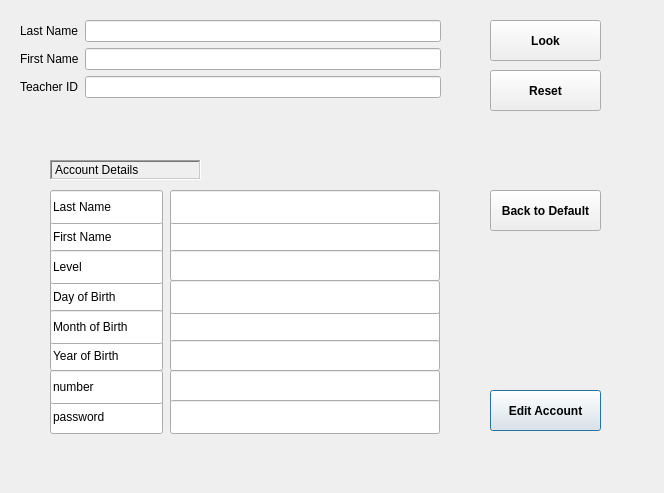
<?xml version="1.0" encoding="UTF-8"?>
<ui version="4.0">
 <class>DialogTeacherEdit</class>
 <widget class="QDialog" name="DialogTeacherEdit">
  <property name="geometry">
   <rect>
    <x>0</x>
    <y>0</y>
    <width>664</width>
    <height>493</height>
   </rect>
  </property>
  <property name="windowTitle">
   <string>Dialog</string>
  </property>
  <widget class="QPushButton" name="btnEdit">
   <property name="geometry">
    <rect>
     <x>490</x>
     <y>390</y>
     <width>111</width>
     <height>41</height>
    </rect>
   </property>
   <property name="font">
    <font>
     <bold>true</bold>
    </font>
   </property>
   <property name="cursor">
    <cursorShape>PointingHandCursor</cursorShape>
   </property>
   <property name="text">
    <string>Edit Account</string>
   </property>
  </widget>
  <widget class="QPushButton" name="btnLook">
   <property name="geometry">
    <rect>
     <x>490</x>
     <y>20</y>
     <width>111</width>
     <height>41</height>
    </rect>
   </property>
   <property name="font">
    <font>
     <bold>true</bold>
    </font>
   </property>
   <property name="cursor">
    <cursorShape>PointingHandCursor</cursorShape>
   </property>
   <property name="text">
    <string>Look</string>
   </property>
  </widget>
  <widget class="QLineEdit" name="Fname">
   <property name="geometry">
    <rect>
     <x>170</x>
     <y>220</y>
     <width>270</width>
     <height>34</height>
    </rect>
   </property>
   <property name="text">
    <string/>
   </property>
  </widget>
  <widget class="QLabel" name="label_4">
   <property name="geometry">
    <rect>
     <x>50</x>
     <y>160</y>
     <width>151</width>
     <height>20</height>
    </rect>
   </property>
   <property name="frameShape">
    <enum>QFrame::WinPanel</enum>
   </property>
   <property name="frameShadow">
    <enum>QFrame::Sunken</enum>
   </property>
   <property name="text">
    <string>Account Details</string>
   </property>
  </widget>
  <widget class="QLineEdit" name="lineEdit_4">
   <property name="geometry">
    <rect>
     <x>50</x>
     <y>280</y>
     <width>113</width>
     <height>34</height>
    </rect>
   </property>
   <property name="text">
    <string>Day of Birth</string>
   </property>
   <property name="readOnly">
    <bool>true</bool>
   </property>
  </widget>
  <widget class="QLineEdit" name="month">
   <property name="geometry">
    <rect>
     <x>170</x>
     <y>310</y>
     <width>270</width>
     <height>34</height>
    </rect>
   </property>
   <property name="text">
    <string/>
   </property>
  </widget>
  <widget class="QLineEdit" name="day">
   <property name="geometry">
    <rect>
     <x>170</x>
     <y>280</y>
     <width>270</width>
     <height>34</height>
    </rect>
   </property>
   <property name="text">
    <string/>
   </property>
  </widget>
  <widget class="QPushButton" name="btnReset">
   <property name="geometry">
    <rect>
     <x>490</x>
     <y>70</y>
     <width>111</width>
     <height>41</height>
    </rect>
   </property>
   <property name="font">
    <font>
     <bold>true</bold>
    </font>
   </property>
   <property name="cursor">
    <cursorShape>PointingHandCursor</cursorShape>
   </property>
   <property name="text">
    <string>Reset</string>
   </property>
  </widget>
  <widget class="QLineEdit" name="lineEdit_2">
   <property name="geometry">
    <rect>
     <x>50</x>
     <y>220</y>
     <width>113</width>
     <height>34</height>
    </rect>
   </property>
   <property name="text">
    <string>First Name</string>
   </property>
   <property name="readOnly">
    <bool>true</bool>
   </property>
  </widget>
  <widget class="QLineEdit" name="year">
   <property name="geometry">
    <rect>
     <x>170</x>
     <y>340</y>
     <width>270</width>
     <height>31</height>
    </rect>
   </property>
   <property name="text">
    <string/>
   </property>
  </widget>
  <widget class="QLineEdit" name="number">
   <property name="geometry">
    <rect>
     <x>170</x>
     <y>370</y>
     <width>270</width>
     <height>34</height>
    </rect>
   </property>
   <property name="text">
    <string/>
   </property>
  </widget>
  <widget class="QWidget" name="formLayoutWidget">
   <property name="geometry">
    <rect>
     <x>20</x>
     <y>20</y>
     <width>421</width>
     <height>134</height>
    </rect>
   </property>
   <layout class="QFormLayout" name="formLayout">
    <item row="0" column="1">
     <widget class="QLineEdit" name="lineEdit_Lname"/>
    </item>
    <item row="1" column="0">
     <widget class="QLabel" name="label_2">
      <property name="text">
       <string>First Name</string>
      </property>
     </widget>
    </item>
    <item row="1" column="1">
     <widget class="QLineEdit" name="lineEdit_Fname"/>
    </item>
    <item row="2" column="0">
     <widget class="QLabel" name="label_3">
      <property name="text">
       <string>Teacher ID</string>
      </property>
     </widget>
    </item>
    <item row="2" column="1">
     <widget class="QLineEdit" name="lineEdit_ID"/>
    </item>
    <item row="0" column="0">
     <widget class="QLabel" name="label">
      <property name="text">
       <string>Last Name</string>
      </property>
     </widget>
    </item>
   </layout>
  </widget>
  <widget class="QLineEdit" name="lineEdit_9">
   <property name="geometry">
    <rect>
     <x>50</x>
     <y>400</y>
     <width>113</width>
     <height>34</height>
    </rect>
   </property>
   <property name="text">
    <string>password</string>
   </property>
   <property name="readOnly">
    <bool>true</bool>
   </property>
  </widget>
  <widget class="QLineEdit" name="password">
   <property name="geometry">
    <rect>
     <x>170</x>
     <y>400</y>
     <width>270</width>
     <height>34</height>
    </rect>
   </property>
   <property name="text">
    <string/>
   </property>
  </widget>
  <widget class="QLineEdit" name="lineEdit_8">
   <property name="geometry">
    <rect>
     <x>50</x>
     <y>370</y>
     <width>113</width>
     <height>34</height>
    </rect>
   </property>
   <property name="text">
    <string>number</string>
   </property>
   <property name="readOnly">
    <bool>true</bool>
   </property>
  </widget>
  <widget class="QPushButton" name="btnDefault">
   <property name="geometry">
    <rect>
     <x>490</x>
     <y>190</y>
     <width>111</width>
     <height>41</height>
    </rect>
   </property>
   <property name="font">
    <font>
     <bold>true</bold>
    </font>
   </property>
   <property name="cursor">
    <cursorShape>PointingHandCursor</cursorShape>
   </property>
   <property name="text">
    <string>Back to Default</string>
   </property>
  </widget>
  <widget class="QLineEdit" name="lineEdit_6">
   <property name="geometry">
    <rect>
     <x>50</x>
     <y>340</y>
     <width>113</width>
     <height>31</height>
    </rect>
   </property>
   <property name="text">
    <string>Year of Birth</string>
   </property>
   <property name="readOnly">
    <bool>true</bool>
   </property>
  </widget>
  <widget class="QLineEdit" name="level_2">
   <property name="geometry">
    <rect>
     <x>50</x>
     <y>250</y>
     <width>113</width>
     <height>34</height>
    </rect>
   </property>
   <property name="text">
    <string>Level</string>
   </property>
   <property name="readOnly">
    <bool>true</bool>
   </property>
  </widget>
  <widget class="QLineEdit" name="lineEdit_5">
   <property name="geometry">
    <rect>
     <x>50</x>
     <y>310</y>
     <width>113</width>
     <height>34</height>
    </rect>
   </property>
   <property name="text">
    <string>Month of Birth</string>
   </property>
   <property name="readOnly">
    <bool>true</bool>
   </property>
  </widget>
  <widget class="QLineEdit" name="lineEdit">
   <property name="geometry">
    <rect>
     <x>50</x>
     <y>190</y>
     <width>113</width>
     <height>34</height>
    </rect>
   </property>
   <property name="text">
    <string>Last Name</string>
   </property>
   <property name="readOnly">
    <bool>true</bool>
   </property>
  </widget>
  <widget class="QLineEdit" name="Lname">
   <property name="geometry">
    <rect>
     <x>170</x>
     <y>190</y>
     <width>270</width>
     <height>34</height>
    </rect>
   </property>
   <property name="text">
    <string/>
   </property>
  </widget>
  <widget class="QLineEdit" name="level">
   <property name="geometry">
    <rect>
     <x>170</x>
     <y>250</y>
     <width>270</width>
     <height>31</height>
    </rect>
   </property>
   <property name="text">
    <string/>
   </property>
  </widget>
 </widget>
 <resources/>
 <connections/>
</ui>
